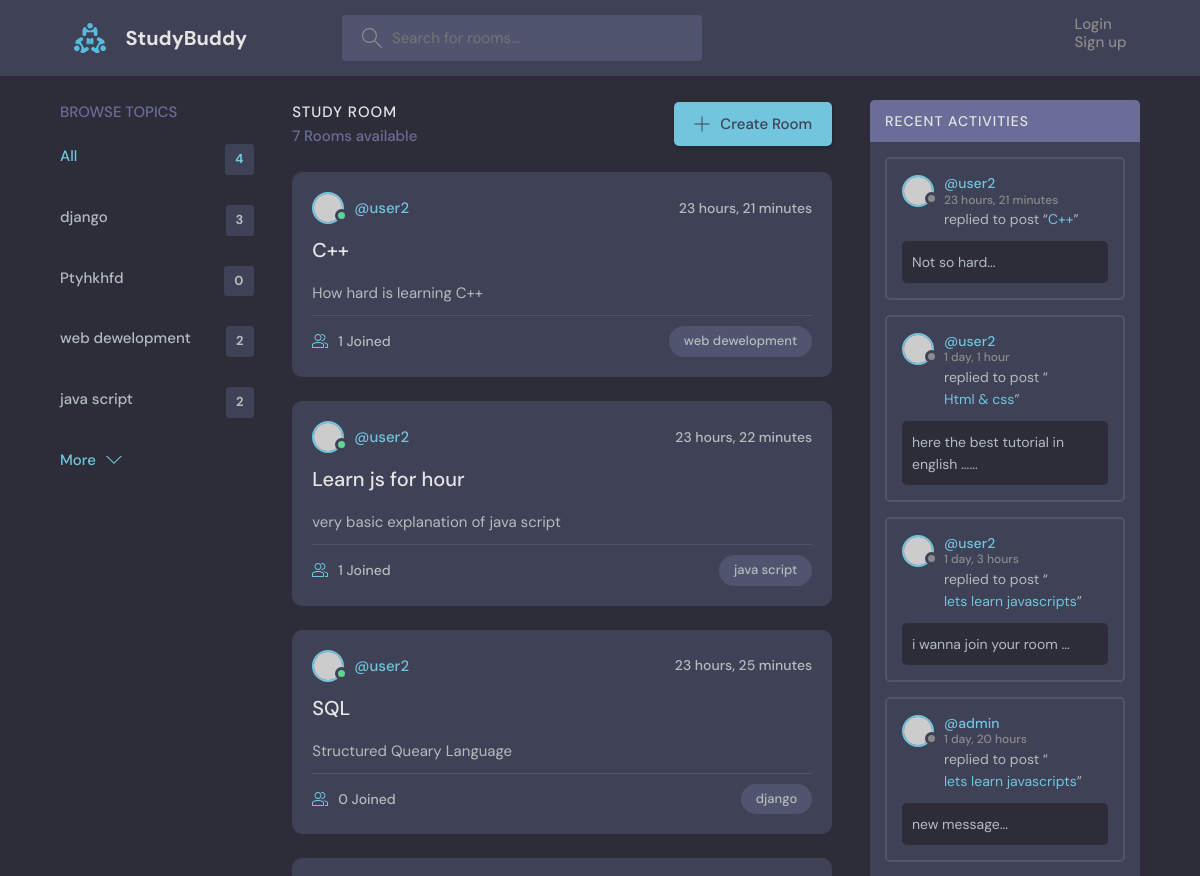
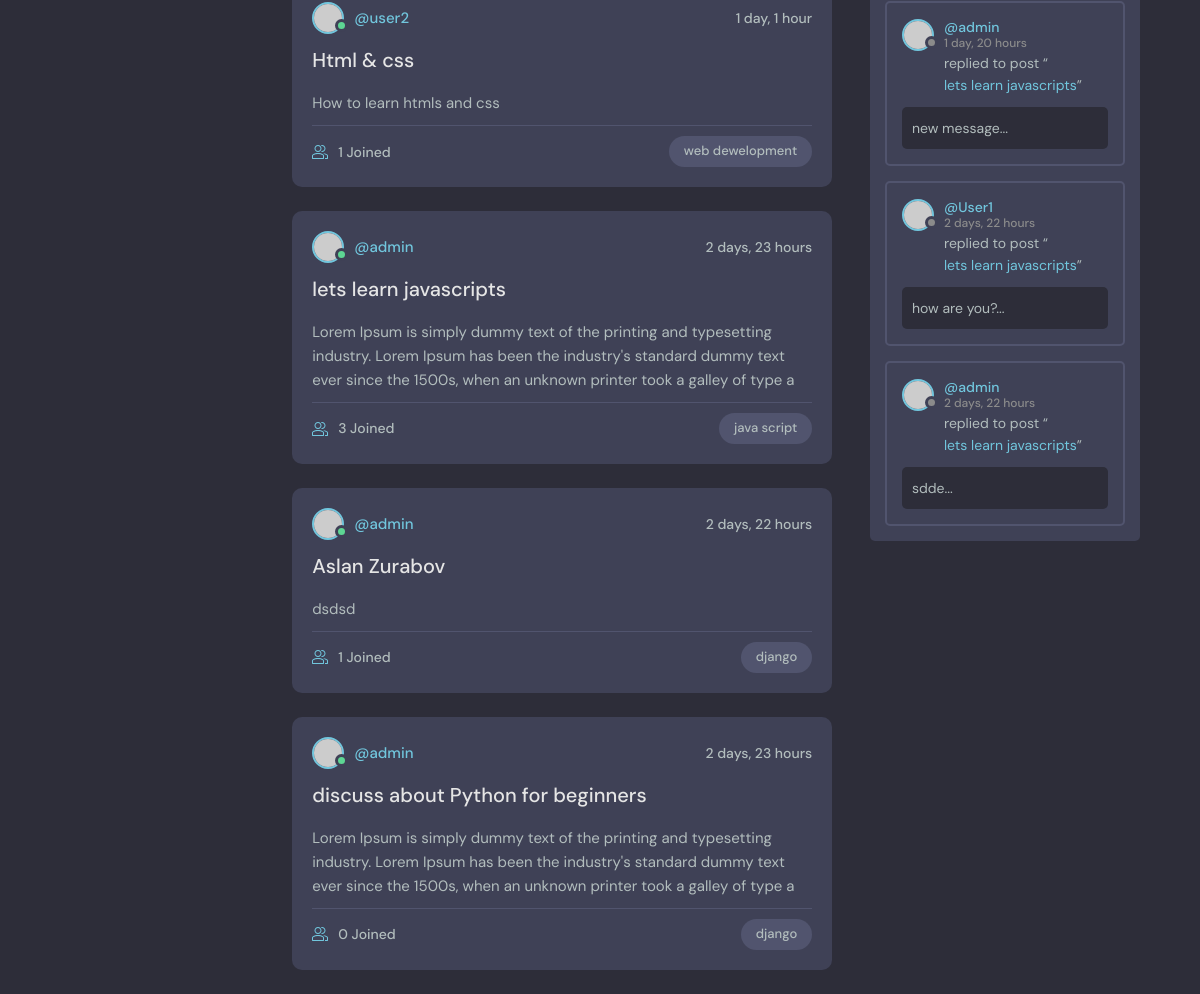
Before: / with the older database file (2 pictures, top to bottom).
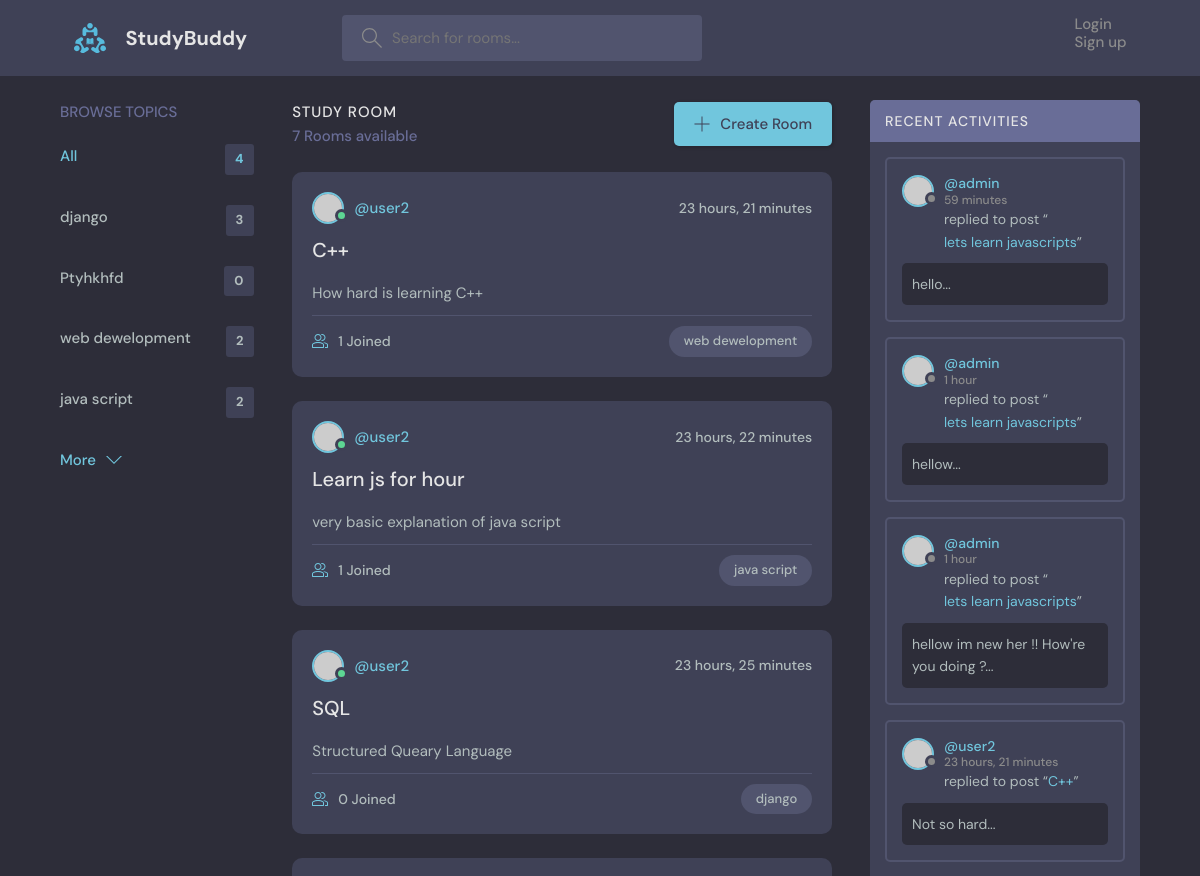
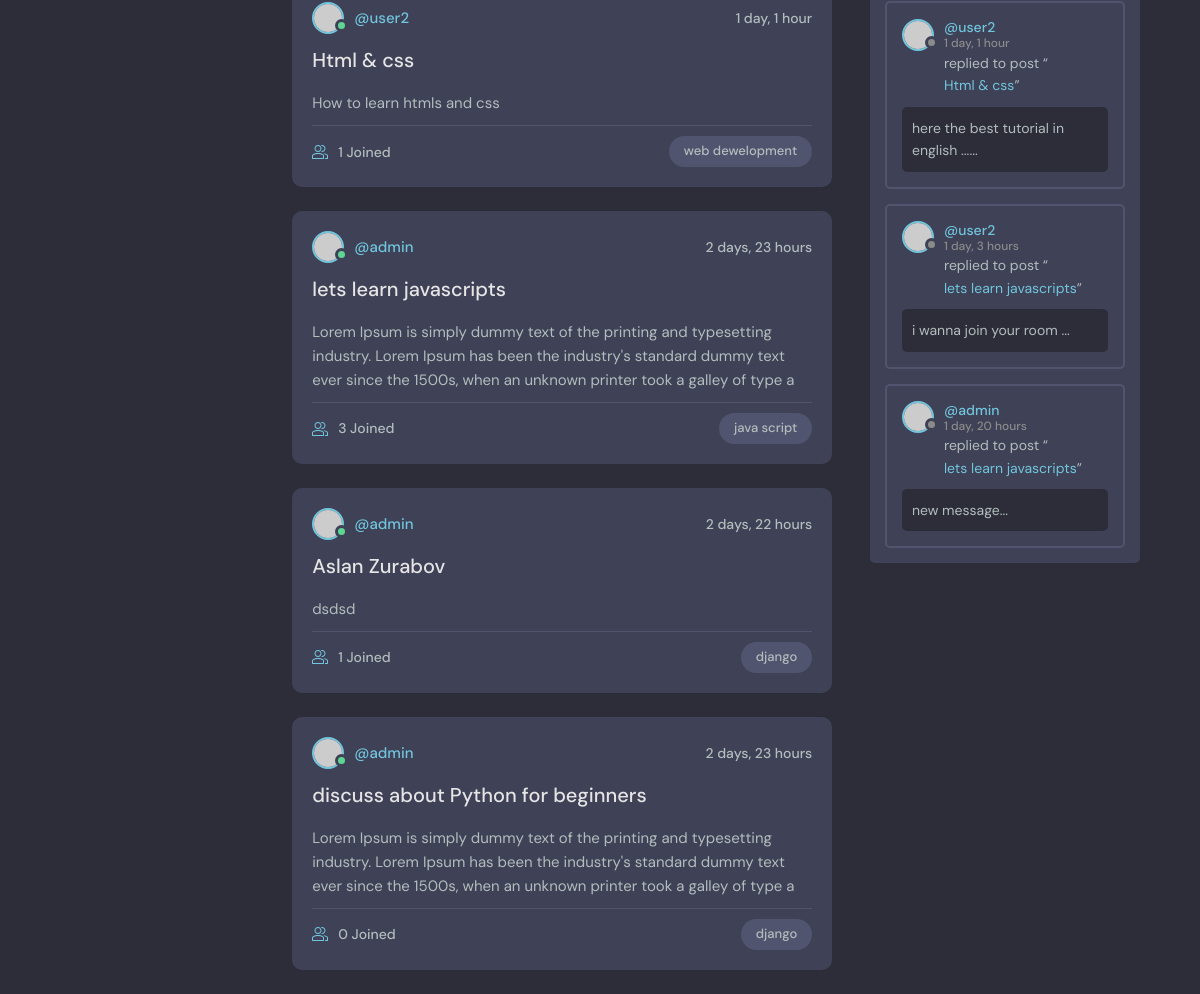
After: the same page with the newer database file (2 pictures, top to bottom).
### base/models.py (models this page shows, shortened)
class Topic(models.Model):
    name = models.CharField(max_length=200)
    def __str__(self):
        return self.name

class Room(models.Model):
    host =  models.ForeignKey(User,on_delete=models.SET_NULL, null=True)
    topic = models.ForeignKey(Topic,on_delete=models.SET_NULL, null=True,)
    name = models.CharField(max_length=200)
    description = models.TextField(null=True, blank=True)
    participants = models.ManyToManyField(User, related_name='participants', blank=True)
    updated = models.DateTimeField(auto_now=True)
    created = models.DateTimeField(auto_now_add=True)
    class Meta:
        ordering = ['-updated','-created']
    def get_absolute_url(self):
        return reverse('base:room', kwargs={'pk':self.id})

class Message(models.Model):
    user = models.ForeignKey(User,on_delete=models.CASCADE)
    room = models.ForeignKey(Room,on_delete=models.CASCADE)
    body = models.TextField()
    updated = models.DateTimeField(auto_now=True)
    created = models.DateTimeField(auto_now_add=True)
    def __str__(self):
        return self.body[:50] + '...'
    class Meta:
        ordering = ['-updated','-created']

### base/views.py (the view)
# urls.py: path('',home, name='home'),
def home(request):
    q = request.GET.get('q') if request.GET.get('q') != None else ''
    rooms = Room.objects.filter(Q(topic__name__icontains=q)|
                                Q(name__icontains=q)|
                                Q(description__icontains=q))
    topic = Topic.objects.all()
    room_count = rooms.count()
    room_messages = Message.objects.filter(Q(room__topic__name__icontains=q))[:7]
    context = {'rooms':rooms,
                'topic':topic,
                'room_count':room_count,
                'room_messages':room_messages,
                }
    return render(request,'home.html',context=context)

### base/templates/base/home.html (shortened to what this page needs)
{% extends 'main.html' %}
{% block content%}
    <main class="layout layout--3">
      <div class="container">
        {% include 'topic_component.html' %}
        <div class="roomList">
          <div class="roomList__header">
            <div>
              <h2>Study Room</h2>
              <p>{{room_count}} Rooms available</p>
            </div>
            <a class="btn btn--main" href="create-room.html">
              <svg version="1.1" xmlns="http://www.w3.org/2000/svg" width="32" height="32" viewBox="0 0 32 32">
                <title>add</title>
                <path
                  d="M16.943 0.943h-1.885v14.115h-14.115v1.885h14.115v14.115h1.885v-14.115h14.115v-1.885h-14.115v-14.115z"
                ></path>
              </svg>
              Create Room
            </a>
          </div>
          {% include 'feed_component.html' %}
        </div>
          {% include 'activity_component.html' %}
      </div>
    </main>
    {% endblock %}

### base/templates/base/topic_component.html
<div class="topics">
   <div class="topics__header">
     <h2>Browse Topics</h2>
   </div>
   <ul class="topics__list">
     <li>
       <a href="{% url 'base:home' %}" class="active">All <span>{{topic.count}}</span></a>
     </li>
     {% for tpc in topic %}
     <li>
       <a href="{% url 'base:home' %}?q={{tpc.name}}">{{tpc}} <span>{{tpc.room_set.all.count}}</span></a>
     </li>
     {% endfor %}
   </ul>
   <a class="btn btn--link" href="topics.html">
     More
     <svg version="1.1" xmlns="http://www.w3.org/2000/svg" width="32" height="32" viewBox="0 0 32 32">
       <title>chevron-down</title>
       <path d="M16 21l-13-13h-3l16 16 16-16h-3l-13 13z"></path>
     </svg>
   </a>
 </div>

### base/templates/base/feed_component.html (shortened to what this page needs)
{% for room in rooms %}
<div class="roomListRoom">
    <div class="roomListRoom__header">
      <a href="profile.html" class="roomListRoom__author">
        <div class="avatar avatar--small active">
          <img src="https://randomuser.me/api/portraits/men/11.jpg" />
        </div>
        <span>@{{room.host.username}}</span>
      </a>
      <div class="roomListRoom__actions">
        <span>{{room.created|timesince}}</span>
      </div>
    </div>
    <div class="roomListRoom__content">
      <a href="{{room.get_absolute_url}}">{{ room.name }}</a>
      <p>
        {{room.description|slice:':200'}}
      </p>
    </div>
    <div class="roomListRoom__meta">
      <a class="roomListRoom__joined">
        {{room.participants.count}} Joined
      </a>
      <p class="roomListRoom__topic">{{room.topic.name}}</p>
    </div>
  </div>
  {% endfor %}

### base/templates/base/activity_component.html (shortened to what this page needs)
        <div class="activities">
            <div class="activities__header">
              <h2>Recent Activities</h2>
            </div>
            {% for message in room_messages %}
            <div class="activities__box">
              <div class="activities__boxHeader roomListRoom__header">
                <a href="{% url 'base:user-profile' message.user.id %}" class="roomListRoom__author">
                  <div class="avatar avatar--small">
                    <img src="https://randomuser.me/api/portraits/women/11.jpg" />
                  </div>
                  <p>
                    @{{message.user}}
                    <span>{{message.created|timesince}}</span>
                  </p>
                </a>
              </div>
              <div class="activities__boxContent">
                <p>replied to post “<a href="{% url 'base:room' message.room.id%}">{{message.room.name}}</a>”</p>
                <div class="activities__boxRoomContent">
                  {{message}}
                </div>
              </div>
            </div>
            {% endfor %}
          </div>

Changed rows visible on the page:
no longer on this page (row unchanged): Message: user "admin", created "1 day, 20 hours", room.name "lets learn javascripts", body "new message..."
no longer on this page (row unchanged): Message: user "User1", created "2 days, 22 hours", room.name "lets learn javascripts", body "how are you?..."
no longer on this page (row unchanged): Message: user "admin", created "2 days, 22 hours", room.name "lets learn javascripts", body "sdde..."
added Message: user "admin", created "59 minutes", room.name "lets learn javascripts", body "hello..."
added Message: user "admin", created "1 hour", room.name "lets learn javascripts", body "hellow..."
added Message: user "admin", created "1 hour", room.name "lets learn javascripts", body "hellow im new her !! How're you doing ?..."
